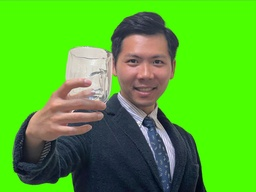
#> input picture wlt_Projects/photoshop_greensreen/images/Clark.jpg, 256 x 192 px, shrunk from 1358 x 1018 before the run
$ python photoshop.py
#> lines starting #> are read from the running program, lines starting #| are printed output that depends on the picture
### wlt_Projects/photoshop_greensreen/simpleimage.py
#!/usr/bin/env python3

"""
Stanford CS106AP SimpleImage
Nick Parlante, Sonja Johnson-Yu, and Nick Bowman
 -6/2019 version has file reading, pix, and foreach iterator

SimpleImage Features:
Create image:
    image = SimpleImage.blank(400, 200)   # create new image of size
    image = SimpleImage('foo.jpg')        # create from file

Access size
    image.width, image.height

Iterate over all pixels:
    for pixel in image:
        #do something with pixel

Get pix at x,y
    pix = image.get_pix(x, y)
    # pix is RGB tuple like (100, 200, 0)

Set pix at x,y
    image.set_pix(x, y, pix)   # set data by tuple also

Get Pixel object at x,y
    pixel = image.get_pixel(x, y)
    pixel.red = 0
    pixel.blue = 255

Show image on screen
    image.show()

The main() function below demonstrates the above functions as a test.
"""

import sys
# If the following line fails, "Pillow" needs to be installed
from PIL import Image


def clamp(num):
    """
    Return a "clamped" version of the given num,
    converted to be an int limited to the range 0..255 for 1 byte.
    """
    num = int(num)
    if num < 0:
        return 0
    if num >= 256:
        return 255
    return num


class Pixel(object):
    """
    A pixel at an x,y in a SimpleImage.
    Supports set/get .red .green .blue
    and get .x .y
    """
    def __init__(self, image, x, y):
        self.image = image
        self._x = x
        self._y = y

    def __str__(self):
        return 'r:' + str(self.red) + ' g:' + str(self.green) + ' b:' + str(self.blue)

    # Pillow image stores each pixel color as a (red, green, blue) tuple.
    # So the functions below have to unpack/repack the tuple to change anything.

    @property
    def red(self):
        return self.image.px[self._x, self._y][0]

    @red.setter
    def red(self, value):
        rgb = self.image.px[self._x, self._y]
        self.image.px[self._x, self._y] = (clamp(value), rgb[1], rgb[2])

    @property
    def green(self):
        return self.image.px[self._x, self._y][1]

    @green.setter
    def green(self, value):
        rgb = self.image.px[self._x, self._y]
        self.image.px[self._x, self._y] = (rgb[0], clamp(value), rgb[2])

    @property
    def blue(self):
        return self.image.px[self._x, self._y][2]

    @blue.setter
    def blue(self, value):
        rgb = self.image.px[self._x, self._y]
        self.image.px[self._x, self._y] = (rgb[0], rgb[1], clamp(value))

    @property
    def x(self):
        return self._x

    @property
    def y(self):
        return self._y


# color tuples for background color names 'red' 'white' etc.
BACK_COLORS = {
    'white': (255, 255, 255),
    'black': (0, 0, 0),
    'red': (255, 0, 0),
    'green': (0, 255, 0),
    'blue': (0, 0, 255),
}


class SimpleImage(object):
    def __init__(self, filename, width=0, height=0, back_color=None):
        """
        Create a new image. This case works: SimpleImage('foo.jpg')
        To create a blank image use SimpleImage.blank(500, 300)
        The other parameters here are for internal/experimental use.
        """
        # Create pil_image either from file, or making blank
        if filename:
            self.pil_image = Image.open(filename).convert("RGB")
            if self.pil_image.mode != 'RGB':
                raise Exception('Image file is not RGB')
            self._filename = filename  # hold onto
        else:
            if not back_color:
                back_color = 'white'
            color_tuple = BACK_COLORS[back_color]
            if width == 0 or height == 0:
                raise Exception('Creating blank image requires width/height but got {} {}'
                                .format(width, height))
            self.pil_image = Image.new('RGB', (width, height), color_tuple)
        self.px = self.pil_image.load()
        size = self.pil_image.size
        self._width = size[0]
        self._height = size[1]
        self.curr_x = 0
        self.curr_y = 0

    def __iter__(self):
        return self

    # [26 lines left out: functions __next__, increment_curr_counters, blank, file, not called in this run]

    @property
    def width(self):
        """Width of image in pixels."""
        return self._width

    @property
    def height(self):
        """Height of image in pixels."""
        return self._height

    def get_pixel(self, x, y):
        """
        Returns a Pixel at the given x,y, suitable for getting/setting
        .red .green .blue values.
        """
        if x < 0 or x >= self._width or y < 0 or y >= self.height:
            e = Exception('get_pixel bad coordinate x %d y %d (vs. image width %d height %d)' %
                          (x, y, self._width, self.height))
            raise e
        return Pixel(self, x, y)

    # [14 lines left out: functions set_pixel, set_rgb, not called in this run]

    def get_pix(self, x, y):
        """Get pix RGB tuple (200, 100, 50) for the given x,y."""
        return self.px[x, y]

    def set_pix(self, x, y, pix):
        """Set the given pix RGB tuple into the image at the given x,y."""
        self.px[x, y] = pix

    def show(self):
        """Displays the image using an external utility."""
        self.pil_image.show()

    def make_as_big_as(self, image):
        """Resizes image to the shape of the given image"""
        self.pil_image = self.pil_image.resize((image.width, image.height))
        self.px = self.pil_image.load()
        size = self.pil_image.size
        self._width = size[0]
        self._height = size[1]


# [30 lines left out: function main, not called in this run]


# [2 lines that do not run on import are left out]

### wlt_Projects/photoshop_greensreen/photoshop.py
"""
File: photoshop.py
Name: Lu Te, Wu
-------------------------------------
This program replaces the green screen
background of clark.jpeg with clark_bg.jpeg
"""


from simpleimage import SimpleImage


# Controls the threshold of detecting green screen pixel
THRESHOLD = 1.3

# Controls the upper bound for black pixel
BLACK_PIXEL = 120


def combine(bg, me):
    """
    : param1 bg: SimpleImage, the background image
    : param2 ma: SimpleImage, green screen figure image
    : return me: SimpleImage, the green screen pixels are replaced by pixels of background image
    """
    for y in range(bg.height):
        for x in range(bg.width):
            pixel_me = me.get_pixel(x, y)
            avg = (pixel_me.red+pixel_me.blue+pixel_me.green) // 3
            total = pixel_me.red+pixel_me.blue+pixel_me.green
            if pixel_me.green > avg*THRESHOLD and total > BLACK_PIXEL:
                pixel_bg = bg.get_pixel(x, y)
                pixel_me.red = pixel_bg.red
                pixel_me.blue = pixel_bg.blue
                pixel_me.green = pixel_bg.green
    return me


def main():
    """
    This the great gatsby impression
    This function conducts green screen replacement
    which is able to photoshop a person onto any background
    """
    print('Loading...')
    fg = SimpleImage('images/Clark.jpg')
#> in __init__, self.pil_image is the input picture: PIL image 256x192 RGB; mean R, G, B 84.5, 179, 42.9
    bg = SimpleImage('images/Clark_bg.jpg')
#> call 2 of __init__, with filename = 'images/Clark_bg.jpg', width = 0, height = 0
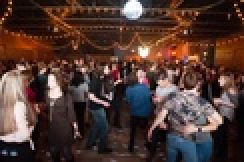
#> input picture wlt_Projects/photoshop_greensreen/images/Clark_bg.jpg, 122 x 81 px, shrunk from 647 x 430 before the run (shown 2 times larger)
#> in __init__, self.pil_image is the input picture: PIL image 122x81 RGB; mean R, G, B 80.2, 56.9, 50.1
    bg.make_as_big_as(fg)
#> in make_as_big_as, `self.pil_image = self.pil_image.resize((image.width, image.height))`:
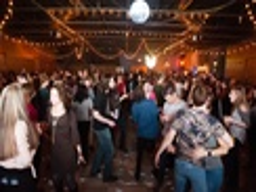
#> self.pil_image: PIL image 256x192 RGB; mean R, G, B 80.2, 56.9, 50.2
    combined_img = combine(bg, fg)
    combined_img.show()
#> in show, `self.pil_image.show()`:
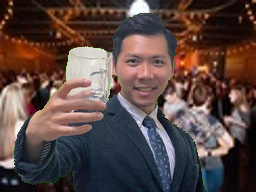
#> shown: PIL image 256x192 RGB; mean R, G, B 89.4, 70.6, 67.2


# ----- DO NOT MODIFY CODE BELOW THIS LINE ----- #
if __name__ == '__main__':
    main()
